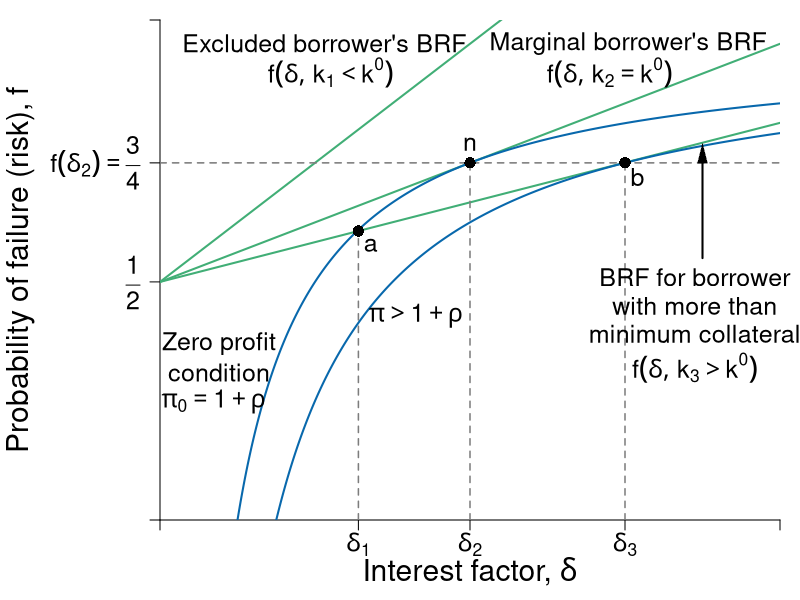

This figure's R source:
#Graph Designer: Simon Halliday, Scott Cohn
#Authors: Bowles, Foley and Halliday
#Title: Coordination, Conflict and Competition: A Text in Microeconomics

library(shape)
pdf(file = "credit/non_contractual_equity.pdf", width = 8, height = 6)

#Set parameters for graphics
pointsize <- 1.8
axislabelsize <- 1.8
labelsize <- 1.5
namesize <- 1.8
annotatesize <- 1.5
graphlinewidth <- 2
segmentlinewidth <- 1.5

COL <- c("#7fc97f", "#beaed4", "#fdc086", "#ffff99", "#386cb0", "#f0027f", "#bf5b17", "#666666")
COLA <- c("#e0f3db", "#99d8c9","#66c2a4","#41ae76", "#238b45", "#005824")
COLB <- c("#c6dbef", "#4eb3d3", "#2b8cbe", "#0868ac","#084081")
COLC <- c("#fcfbfd", "#efedf5", "#dadaeb", "#bcbddc", "#9e9ac8", "#807dba", "#6a51a3", "#54278f", "#3f007d")
grays <- gray.colors(25, start = 1, end = 0)

#Edited the margins to cater for the larger LHS labels
par(mar =  c(4, 8, 1, 1))

brfFn <- function(delta, mu = 1, k = 1) {
  .5 + (delta / (2 * mu)) * (1 - k)
}

PCFn <- function(delta, mu = 1) {
  delta/mu
}

isoreturnFn <- function(delta, pi=0.125) {
  1 - (pi)/delta
}

yFn <- function(d1, f1, mu = 1){
  mu*f1*(1 - f1) - d1*(1 - f1)
}

ylow <- function(delta, mu = 1, ybar = 0.0625){
  (-sqrt(delta^2 - 2*delta*mu + mu^2 - 4*mu*ybar) + delta + mu)/(2*mu)
}

yhigh <- function(delta, mu = 1, ybar = 0.0625){
  (sqrt(delta^2 - 2*delta*mu + mu^2 - 4*mu*ybar) + delta + mu)/(2*mu)
}

xlims <- c(0, 2)
ylims <- c(0, 1.05)

npts <- 501 
d1 <- seq(xlims[1], xlims[2], length.out = npts)
f1 <- seq(ylims[1], ylims[2], length.out = npts) 
a <- c(0.0625)

plot(0, 0, xlim = xlims, ylim = ylims, type = "n",
     xlab = expression(paste("")),
     ylab = expression(paste("")), 
     xaxt = "n", 
     yaxt = "n", 
     cex.lab = axislabelsize, 
     bty = "n", 
     xaxs = "i", 
     yaxs = "i"
)


ticksy <- c(ylims[1], 0.5, 0.75, ylims[2])
ylabels <- c(NA, expression(paste(frac(1,2))), expression(paste(f(delta[2]) == frac(3,4))), NA)
ticksx <- c(xlims[1], 0.64, 1, 1.5, xlims[2])
xlabels <- c(NA, expression(paste(delta[1])),expression(paste(delta[2])), expression(paste(delta[3])), NA)

axis(1, at = ticksx, pos = 0, labels = xlabels, cex.axis = labelsize)
axis(2, at = ticksy, pos = 0, labels = ylabels, las = 1, cex.axis = labelsize)

npts <- 503 
xx1 <- seq(xlims[1], xlims[2], length.out = npts)

#Draw the graphs
lines(xx1, brfFn(xx1, k = 0), col = COLA[4], lwd = graphlinewidth)
lines(xx1, brfFn(xx1, k = 0.5), col = COLA[4], lwd = graphlinewidth)
lines(xx1, brfFn(xx1, k = 0.666), col = COLA[4], lwd = graphlinewidth)
lines(xx1, isoreturnFn(xx1, pi = 0.25), col = COLB[4], lwd = graphlinewidth)
lines(xx1, isoreturnFn(xx1, pi = 0.375), col = COLB[4], lwd = graphlinewidth)


#Axis labels
mtext(expression(paste("Interest factor, ", delta)), side = 1, line = 2.5, cex = axislabelsize)
text(-0.45, 0.5*(ylims[2]), expression(paste("Probability of failure (risk), ", f)), xpd = TRUE, cex = axislabelsize, srt = 90) 


segments(0, 0.75, xlims[2], 0.75, lty = 2, col = grays[20] , lwd = segmentlinewidth)
 


segments(1.5, 0, 1.5, brfFn(delta = 1.5, k = 0.666), lty = 2, col = grays[20] , lwd = segmentlinewidth)
points(1.5, brfFn(1.5, k = 0.666), pch = 16, col = "black", cex = 1.5)
text(1.5 + 0.04, brfFn(1.5, k = 0.666) - 0.03, expression(paste(b)), cex = labelsize)

segments(1, 0, 1, brfFn(delta = 1, k = 0.5), lty = 2, col = grays[20] , lwd = segmentlinewidth)
points(1, brfFn(1, k = 0.5), pch = 16, col = "black", cex = 1.5)
text(1, brfFn(1, k = 0.5) + 0.04, expression(paste(n)), cex = labelsize)

segments(0.64, 0, 0.64, brfFn(delta = 0.64, k = 0.666), lty = 2, col = grays[20] , lwd = segmentlinewidth)
points(0.64, brfFn(0.64, k = 0.666), pch = 16, col = "black", cex = 1.5)
text(0.64 + 0.04, brfFn(0.64, k = 0.666) - 0.03, expression(paste(a)), cex = labelsize)


text(0.53, 1, expression(paste("Excluded borrower's BRF")), cex = labelsize, xpd = TRUE)
text(0.55, 0.94, expression(paste(f(delta, k[1] < k^0))), cex = labelsize)

text(1.51, 1, expression(paste("Marginal borrower's BRF")), cex = labelsize, xpd = TRUE)
text(1.45, 0.94, expression(paste(f(delta, k[2] == k^0))), cex = labelsize)


text(1.725, 0.51, expression(paste("BRF for borrower")), cex = labelsize, xpd = TRUE)
text(1.725, 0.45, expression(paste("with more than")), cex = labelsize, xpd = TRUE)
text(1.725, 0.39, expression(paste("minimum collateral")), cex = labelsize, xpd = TRUE)
text(1.725, 0.32, expression(paste(f(delta, k[3] > k^0))), cex = labelsize, xpd = TRUE)
Arrows(1.75, 0.55, 1.75, 0.77, col = "black", lty = 1, lwd = 2, arr.type = "triangle", arr.lwd = 0.5)

text(0.825, 0.43, expression(paste(pi > 1 + rho)), cex = labelsize)

text(0.19, 0.37, expression(paste("Zero profit")), cex = labelsize)
text(0.19, 0.31, expression(paste("condition")), cex = labelsize)
text(0.1725, 0.25, expression(paste(pi[0] == 1 + rho)), cex = labelsize)


dev.off()
